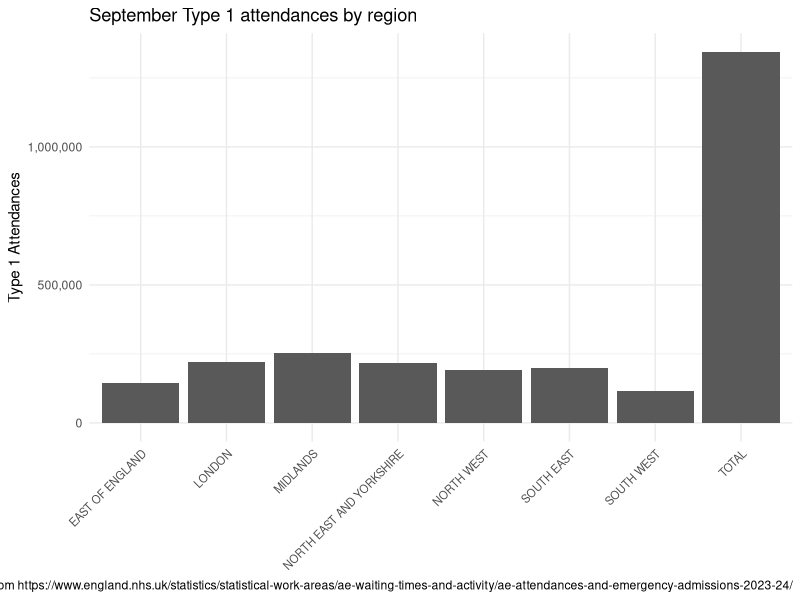

Here is the R script that generated this plot:
# data are public from https://www.england.nhs.uk/statistics/statistical-work-areas/ae-waiting-times-and-activity/ae-attendances-and-emergency-admissions-2023-24/

library(tidyverse)
library(officer)

df_ae <- read_csv("data/Monthly-AE-September-2023.csv")

plot1 <- df_ae %>% 
  mutate(region = str_remove_all(`Parent Org`, "NHS ENGLAND ")) %>% 
  summarise(t1_attendances = sum(`A&E attendances Type 1`, na.rm = T),
            .by = region) %>% 
  ggplot(aes(x = region, y = t1_attendances)) + 
  geom_bar(stat = "identity") +
  theme_minimal() +
  labs(y = "Type 1 Attendances", 
       title = "September Type 1 attendances by region",
       caption = "Source: public data from https://www.england.nhs.uk/statistics/statistical-work-areas/ae-waiting-times-and-activity/ae-attendances-and-emergency-admissions-2023-24/") +
  scale_y_continuous(labels = scales::comma) +
  theme(axis.text.x = element_text(size = 8, angle = 45, hjust = 1),
        axis.title.x = element_blank())
